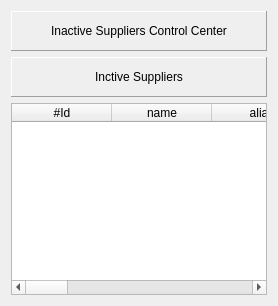
        <widget class="QWidget" name="sup02">
         <layout class="QVBoxLayout" name="verticalLayout_12">
          <item>
           <layout class="QHBoxLayout" name="horizontalLayout_24">
            <item>
             <widget class="QLabel" name="label_164">
              <property name="minimumSize">
               <size>
                <width>0</width>
                <height>40</height>
               </size>
              </property>
              <property name="styleSheet">
               <string notr="true"/>
              </property>
              <property name="frameShape">
               <enum>QFrame::Panel</enum>
              </property>
              <property name="frameShadow">
               <enum>QFrame::Raised</enum>
              </property>
              <property name="text">
               <string>Inactive Suppliers Control Center</string>
              </property>
              <property name="alignment">
               <set>Qt::AlignCenter</set>
              </property>
             </widget>
            </item>
           </layout>
          </item>
          <item>
           <widget class="QLabel" name="label_163">
            <property name="minimumSize">
             <size>
              <width>0</width>
              <height>40</height>
             </size>
            </property>
            <property name="styleSheet">
             <string notr="true"/>
            </property>
            <property name="frameShape">
             <enum>QFrame::Panel</enum>
            </property>
            <property name="frameShadow">
             <enum>QFrame::Raised</enum>
            </property>
            <property name="text">
             <string>Inctive Suppliers</string>
            </property>
            <property name="alignment">
             <set>Qt::AlignCenter</set>
            </property>
           </widget>
          </item>
          <item>
           <widget class="QTableWidget" name="tw_inactive_suppliers">
            <column>
             <property name="text">
              <string>#Id</string>
             </property>
            </column>
            <column>
             <property name="text">
              <string>name</string>
             </property>
            </column>
            <column>
             <property name="text">
              <string>alias</string>
             </property>
            </column>
            <column>
             <property name="text">
              <string>phone</string>
             </property>
            </column>
            <column>
             <property name="text">
              <string>email</string>
             </property>
            </column>
            <column>
             <property name="text">
              <string>company</string>
             </property>
            </column>
            <column>
             <property name="text">
              <string>status</string>
             </property>
            </column>
            <column>
             <property name="text">
              <string>product one</string>
             </property>
            </column>
            <column>
             <property name="text">
              <string>product two</string>
             </property>
            </column>
            <column>
             <property name="text">
              <string>product three</string>
             </property>
            </column>
            <column>
             <property name="text">
              <string>View/Edit</string>
             </property>
            </column>
           </widget>
          </item>
         </layout>
        </widget>
